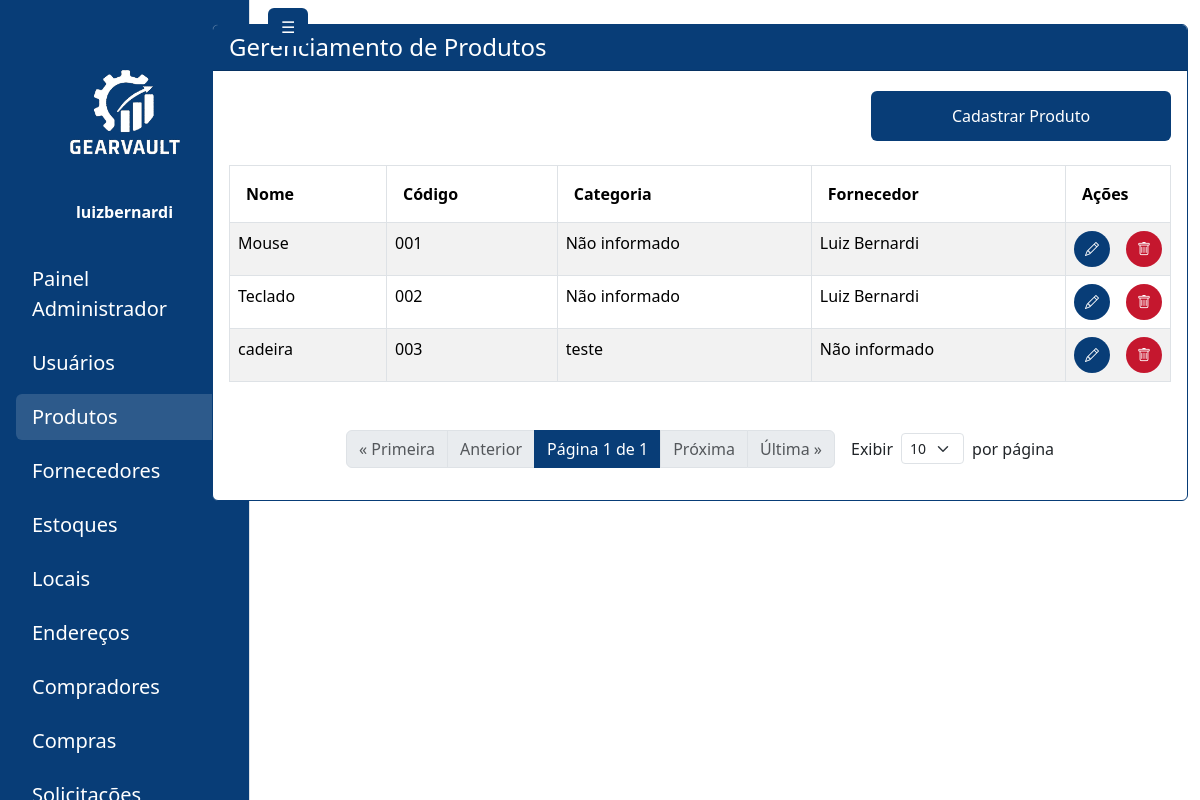
The app's page /administrador/produtos/ (signed in) with its own data.
### gearvault/models.py (models this page shows, shortened)
class Produto(models.Model):
    nome = models.CharField(max_length=255)
    codigo = models.CharField(max_length=100, unique=True)
    categoria = models.CharField(max_length=100, blank=True, null=True)
    descricao = models.TextField(blank=True, null=True)
    fornecedor = models.ForeignKey(
        Fornecedor, on_delete=models.SET_NULL, null=True, blank=True)
    imagem = models.ImageField(upload_to='produtos/', blank=True, null=True)

class Fornecedor(models.Model):
    nome = models.CharField(max_length=255)
    cnpj = models.CharField(  max_length=14, validators=[
        MinLengthValidator(14),
            MaxLengthValidator(14)
        ], blank=False, null=False)
    email = models.EmailField(blank=False, null=False)
    telefone = models.CharField(max_length=11,  validators=[
            MinLengthValidator(11),
            MaxLengthValidator(11)
        ], blank=False, null=False)
    endereco = models.ForeignKey(Endereco, on_delete=models.SET_NULL, blank=False, null=True)

### gearvault/views.py (the view, shortened to what this page needs)
# urls.py: path('produtos/', views.admin_produto_list, name='admin_produto_list'),
@login_required
@require_http_methods(["GET", "POST"])
def admin_produto_list(request):
    if request.user.profile.role != 'ADMIN':
        return redirect('login')
    per_page = int(request.GET.get('per_page', 10))
    produtos = Produto.objects.all().order_by('id')
    fornecedores = Fornecedor.objects.all()
    paginator = Paginator(produtos, per_page)
    page_number = request.GET.get('page')
    page_obj = paginator.get_page(page_number)
    contexto = {
        'sidebar_links': get_sidebar_links(request.user),
        'produtos': page_obj,
        'fornecedores': fornecedores,    }
    return render(request, 'pages/admin/produto_list.html', contexto)

### gearvault/views.py (called while the page is built, shortened)
def get_sidebar_links(user):
    role = getattr(user.profile, 'role', None)
    if role == 'ADMIN':
        return [
            {'url': '/administrador/painel/', 'label': 'Painel Administrador'},
            {'url': '/administrador/usuarios/', 'label': 'Usuários'},
            {'url': '/administrador/produtos/', 'label': 'Produtos'},
            {'url': '/administrador/fornecedores/', 'label': 'Fornecedores'},
            {'url': '/administrador/estoques/', 'label': 'Estoques'},
            {'url': '/administrador/locais/', 'label': 'Locais'},
            {'url': '/administrador/enderecos/', 'label': 'Endereços'},
            {'url': '/administrador/compradores/', 'label': 'Compradores'},
            {'url': '/administrador/compras/', 'label': 'Compras'},
            {'url': '/administrador/solicitacoes/',
                'label': 'Solicitações'},
        ]
    return []

### gearvault/templates/pages/admin/produto_list.html (shortened to what this page needs)
{% extends 'base.html' %}
{% load static %}
{% block content %}
<div class="container-fluid" id="main-content-panel">
  <div class="row">
    <div class="col-md-2" id="sidebar-panel">
      {% include 'sidebar.html' %}
    </div>
    <div class="col-md-10" id="painel-content">
      <div class="card mt-4 mb-4" style="border: 1px solid #083D77;">
        <div class="card-header text-white" style="background-color: #083D77;">
          <h4 class="mb-0">Gerenciamento de Produtos</h4>
        </div>
        <div class="card-body">
          <div class="d-flex justify-content-end mt-1">
            <button class="btn text-white" style="width: 300px; height: 50px; background-color: #083D77;" data-bs-toggle="modal" data-bs-target="#adicionarProdutoModal">
              Cadastrar Produto
            </button>
          </div>
          <table class="table table-striped table-bordered mt-4">
            <thead>
              <tr>
                <th class="py-3 px-3">Nome</th>
                <th class="py-3 px-3">Código</th>
                <th class="py-3 px-3">Categoria</th>
                <th class="py-3 px-3">Fornecedor</th>
                <th class="py-3 px-3">Ações</th>
              </tr>
            </thead>
            <tbody>
            {% for produto in produtos %}
              <tr>
                <td class="py-2">{{ produto.nome }}</td>
                <td class="py-2">{{ produto.codigo }}</td>
                <td class="py-2">{{ produto.categoria|default:"Não informado" }}</td>
                <td class="py-2">{{ produto.fornecedor.nome|default:"Não informado" }}</td>
                <td class="py-2" style="width: 9%;">
                  <div class="d-flex gap-3 justify-content-center">
                    <button class="btn btn-sm rounded-circle d-inline-flex align-items-center text-white justify-content-center"
                      style="width: 36px; height: 36px; background-color: #083D77;"
                      data-bs-toggle="modal"
                      data-bs-target="#editarProdutoModal"
                      data-produto-id="{{ produto.id }}"
                      data-nome="{{ produto.nome }}"
                      data-codigo="{{ produto.codigo }}"
                      data-categoria="{{ produto.categoria }}"
                      data-descricao="{{ produto.descricao }}"
                      data-fornecedor-id="{{ produto.fornecedor.id|default:'' }}"
                      title="Editar">
                      <i class="bi bi-pencil"></i>
                    </button>
                    <button class="btn btn-sm rounded-circle d-inline-flex align-items-center justify-content-center text-white"
                      style="width: 36px; height: 36px; background-color: #c5172e;"
                      data-bs-toggle="modal"
                      data-bs-target="#excluirProdutoModal"
                      data-produto-id="{{ produto.id }}"
                      data-nome="{{ produto.nome }}"
                      title="Excluir">
                      <i class="bi bi-trash"></i>
                    </button>
                  </div>
                </td>
              </tr>
            {% empty %}
              <tr><td colspan="5">Nenhum produto encontrado.</td></tr>
            {% endfor %}
            </tbody>
          </table>
          <div class="d-flex justify-content-center align-items-center mb-3 mt-5">
            <nav aria-label="Navegação de página" class="d-flex justify-content-center mb-0">
              <ul class="pagination mb-0">
                {% if produtos.number > 1 %}
                  <li class="page-item"><a class="page-link" href="?page=1{% if request.GET.per_page %}&per_page={{ request.GET.per_page }}{% endif %}">« Primeira</a></li>
                {% else %}
                  <li class="page-item disabled"><span class="page-link">« Primeira</span></li>
                {% endif %}
                {% if produtos.has_previous %}
                  <li class="page-item"><a class="page-link" href="?page={{ produtos.previous_page_number }}{% if request.GET.per_page %}&per_page={{ request.GET.per_page }}{% endif %}">Anterior</a></li>
                {% else %}
                  <li class="page-item disabled"><span class="page-link">Anterior</span></li>
                {% endif %}
                <li class="page-item disabled">
                  <span class="page-link text-white" style="background-color: #083D77; border-color: #083D77;">
                    Página {{ produtos.number }} de {{ produtos.paginator.num_pages }}
                  </span>
                </li>
                {% if produtos.has_next %}
                  <li class="page-item"><a class="page-link" href="?page={{ produtos.next_page_number }}{% if request.GET.per_page %}&per_page={{ request.GET.per_page }}{% endif %}">Próxima</a></li>
                {% else %}
                  <li class="page-item disabled"><span class="page-link">Próxima</span></li>
                {% endif %}
                {% if produtos.number < produtos.paginator.num_pages %}
                  <li class="page-item"><a class="page-link" href="?page={{ produtos.paginator.num_pages }}{% if request.GET.per_page %}&per_page={{ request.GET.per_page }}{% endif %}">Última »</a></li>
                {% else %}
                  <li class="page-item disabled"><span class="page-link">Última »</span></li>
                {% endif %}
              </ul>
            </nav>
            <form method="get" class="d-flex align-items-center ms-3" style="gap: 0.5rem;">
              <label for="per_page" class="mb-0">Exibir</label>
              <select name="per_page" id="per_page" class="form-select form-select-sm w-auto" onchange="this.form.submit()">
                <option value="10" {% if produtos.paginator.per_page == 10 %}selected{% endif %}>10</option>
              </select>
              <span>por página</span>
            </form>
          </div>
        </div>
      </div>
    </div>
  </div>
</div>
{% endblock %}

### templates/sidebar.html (shortened to what this page needs)
{% load static %}
<div id="sidebar" class="position-fixed top-0 start-0 vh-100 text-white d-flex flex-column pt-5 border-end" style="background-color: #083D77; width: 250px; transition: transform 0.3s ease;">
  <div class="text-center mb-4 pt-3">
    <img src="{% static 'assets/LogoGearvaultBranco.png' %}" alt="Logo GearVault" style="width: 120px;" class="mb-3" />
    <strong class="d-block">{{ user.username }}</strong>
  </div>
  <nav class="flex-grow-1">
    <ul class="nav flex-column px-3">
      {% if sidebar_links %}
        {% for link in sidebar_links %}
          <li class="nav-item mt-2">
            <a href="{{ link.url }}" class="nav-link text-white fs-5 rounded px-3 py-2 link-hover{% if request.path == link.url %} active-link{% endif %}">{{ link.label }}</a>
          </li>
        {% endfor %}
      {% else %}
        <li class="nav-item text-white px-3">Nenhum link disponível</li>
      {% endif %}
    </ul>
  </nav>
</div>
<button id="toggleSidebarBtn" type="button" class="btn position-fixed top-0" style="background-color: #083D77;
  color: white; left: 260px; z-index: 1050; transition: left 0.3s ease; margin: 0.5rem;">☰</button>

### templates/sidebar.html (style rules this page uses)
.link-hover { transition: color 0.3s ease, background-color 0.3s ease; }
.link-hover:hover, .active-link { background-color: rgba(255, 255, 255, 0.15); text-decoration: none; }

### gearvault/templates/pages/admin/produto_list.html (style rules this page uses)
#painel-content { transition: width 0.3s cubic-bezier(0.4,0,0.2,1), margin-left 0.3s cubic-bezier(0.4,0,0.2,1); }
#sidebar-panel { transition: width 0.3s cubic-bezier(0.4,0,0.2,1), display 0.3s cubic-bezier(0.4,0,0.2,1); }

### records on screen
Produto: nome "Mouse", codigo "001", categoria "Não informado", fornecedor.nome "Luiz Bernardi"
Produto: nome "Teclado", codigo "002", categoria "Não informado", fornecedor.nome "Luiz Bernardi"
Produto: nome "cadeira", codigo "003", categoria "teste", fornecedor.nome "Não informado"

### other values on screen
{{ user.username }} "luizbernardi"
{{ link.label }} "Painel Administrador" "Usuários" "Produtos" "Fornecedores" "Estoques" "Locais" "Endereços" "Compradores" "Compras"
{{ produtos.number }} "1"
{{ produtos.paginator.num_pages }} "1"
